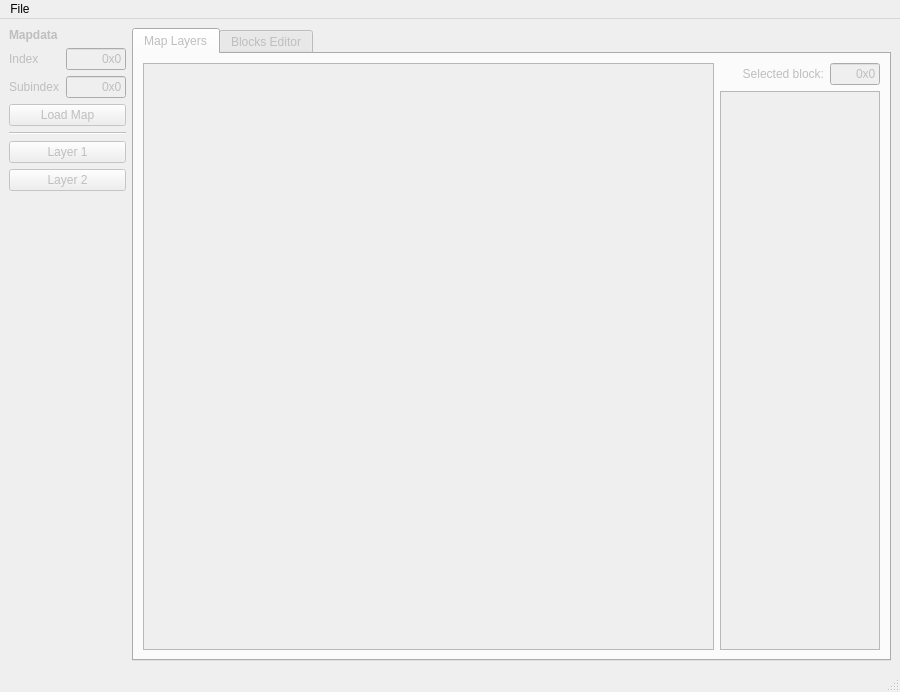
<?xml version="1.0" encoding="UTF-8"?>
<ui version="4.0">
 <class>MainWindow</class>
 <widget class="QMainWindow" name="MainWindow">
  <property name="geometry">
   <rect>
    <x>0</x>
    <y>0</y>
    <width>900</width>
    <height>692</height>
   </rect>
  </property>
  <property name="sizePolicy">
   <sizepolicy hsizetype="Fixed" vsizetype="Fixed">
    <horstretch>0</horstretch>
    <verstretch>0</verstretch>
   </sizepolicy>
  </property>
  <property name="windowTitle">
   <string>MQEQ - Map &quot;Editor&quot;</string>
  </property>
  <widget class="QWidget" name="centralwidget">
   <property name="enabled">
    <bool>false</bool>
   </property>
   <layout class="QHBoxLayout" name="horizontalLayout">
    <property name="sizeConstraint">
     <enum>QLayout::SetDefaultConstraint</enum>
    </property>
    <item>
     <layout class="QVBoxLayout" name="verticalLayout">
      <property name="sizeConstraint">
       <enum>QLayout::SetDefaultConstraint</enum>
      </property>
      <item>
       <widget class="QLabel" name="label">
        <property name="sizePolicy">
         <sizepolicy hsizetype="Minimum" vsizetype="Minimum">
          <horstretch>0</horstretch>
          <verstretch>0</verstretch>
         </sizepolicy>
        </property>
        <property name="maximumSize">
         <size>
          <width>200</width>
          <height>16777215</height>
         </size>
        </property>
        <property name="font">
         <font>
          <weight>75</weight>
          <bold>true</bold>
         </font>
        </property>
        <property name="text">
         <string>Mapdata</string>
        </property>
       </widget>
      </item>
      <item>
       <layout class="QGridLayout" name="gridLayout">
        <item row="1" column="0">
         <widget class="QLabel" name="label_3">
          <property name="text">
           <string>Subindex</string>
          </property>
         </widget>
        </item>
        <item row="0" column="0">
         <widget class="QLabel" name="label_2">
          <property name="text">
           <string>Index</string>
          </property>
         </widget>
        </item>
        <item row="0" column="1">
         <widget class="QLineEdit" name="map_index_ledit">
          <property name="sizePolicy">
           <sizepolicy hsizetype="Maximum" vsizetype="Fixed">
            <horstretch>0</horstretch>
            <verstretch>0</verstretch>
           </sizepolicy>
          </property>
          <property name="maximumSize">
           <size>
            <width>60</width>
            <height>16777215</height>
           </size>
          </property>
          <property name="text">
           <string>0x0</string>
          </property>
          <property name="alignment">
           <set>Qt::AlignRight|Qt::AlignTrailing|Qt::AlignVCenter</set>
          </property>
         </widget>
        </item>
        <item row="1" column="1">
         <widget class="QLineEdit" name="map_subindex_ledit">
          <property name="sizePolicy">
           <sizepolicy hsizetype="Maximum" vsizetype="Fixed">
            <horstretch>0</horstretch>
            <verstretch>0</verstretch>
           </sizepolicy>
          </property>
          <property name="maximumSize">
           <size>
            <width>60</width>
            <height>16777215</height>
           </size>
          </property>
          <property name="text">
           <string>0x0</string>
          </property>
          <property name="alignment">
           <set>Qt::AlignRight|Qt::AlignTrailing|Qt::AlignVCenter</set>
          </property>
         </widget>
        </item>
       </layout>
      </item>
      <item>
       <widget class="QPushButton" name="loadmap_button">
        <property name="text">
         <string>Load Map</string>
        </property>
       </widget>
      </item>
      <item>
       <widget class="Line" name="line">
        <property name="orientation">
         <enum>Qt::Horizontal</enum>
        </property>
       </widget>
      </item>
      <item>
       <widget class="QPushButton" name="layer1_button">
        <property name="enabled">
         <bool>false</bool>
        </property>
        <property name="text">
         <string>Layer 1</string>
        </property>
       </widget>
      </item>
      <item>
       <widget class="QPushButton" name="layer2_button">
        <property name="enabled">
         <bool>false</bool>
        </property>
        <property name="text">
         <string>Layer 2</string>
        </property>
       </widget>
      </item>
      <item>
       <spacer name="verticalSpacer_2">
        <property name="orientation">
         <enum>Qt::Vertical</enum>
        </property>
        <property name="sizeHint" stdset="0">
         <size>
          <width>20</width>
          <height>40</height>
         </size>
        </property>
       </spacer>
      </item>
     </layout>
    </item>
    <item>
     <widget class="QTabWidget" name="tabWidget">
      <property name="currentIndex">
       <number>0</number>
      </property>
      <widget class="QWidget" name="maplayers_tab">
       <attribute name="title">
        <string>Map Layers</string>
       </attribute>
       <layout class="QGridLayout" name="gridLayout_2">
        <item row="1" column="1" colspan="2">
         <widget class="QGraphicsView" name="blocks_view">
          <property name="sizePolicy">
           <sizepolicy hsizetype="Maximum" vsizetype="Expanding">
            <horstretch>0</horstretch>
            <verstretch>0</verstretch>
           </sizepolicy>
          </property>
          <property name="maximumSize">
           <size>
            <width>160</width>
            <height>16777215</height>
           </size>
          </property>
         </widget>
        </item>
        <item row="0" column="1">
         <widget class="QLabel" name="label_4">
          <property name="layoutDirection">
           <enum>Qt::LeftToRight</enum>
          </property>
          <property name="text">
           <string>Selected block:</string>
          </property>
          <property name="alignment">
           <set>Qt::AlignRight|Qt::AlignTrailing|Qt::AlignVCenter</set>
          </property>
         </widget>
        </item>
        <item row="0" column="0" rowspan="2">
         <widget class="QGraphicsView" name="map_layer_view"/>
        </item>
        <item row="0" column="2">
         <widget class="QLineEdit" name="selected_block_ledit">
          <property name="maximumSize">
           <size>
            <width>50</width>
            <height>16777215</height>
           </size>
          </property>
          <property name="text">
           <string>0x0</string>
          </property>
          <property name="alignment">
           <set>Qt::AlignRight|Qt::AlignTrailing|Qt::AlignVCenter</set>
          </property>
         </widget>
        </item>
       </layout>
      </widget>
      <widget class="QWidget" name="blockeditor_tab">
       <attribute name="title">
        <string>Blocks Editor</string>
       </attribute>
       <layout class="QGridLayout" name="gridLayout_5">
        <item row="0" column="0" rowspan="3">
         <widget class="QGraphicsView" name="blocks_view_2">
          <property name="sizePolicy">
           <sizepolicy hsizetype="Minimum" vsizetype="Expanding">
            <horstretch>0</horstretch>
            <verstretch>0</verstretch>
           </sizepolicy>
          </property>
          <property name="minimumSize">
           <size>
            <width>160</width>
            <height>0</height>
           </size>
          </property>
          <property name="maximumSize">
           <size>
            <width>160</width>
            <height>16777215</height>
           </size>
          </property>
         </widget>
        </item>
        <item row="0" column="2">
         <layout class="QGridLayout" name="gridLayout_3">
          <property name="sizeConstraint">
           <enum>QLayout::SetDefaultConstraint</enum>
          </property>
          <item row="1" column="2">
           <widget class="QLabel" name="label_15">
            <property name="text">
             <string>Palette:</string>
            </property>
           </widget>
          </item>
          <item row="2" column="3">
           <widget class="QLineEdit" name="selected_tile_ledit">
            <property name="maximumSize">
             <size>
              <width>50</width>
              <height>16777215</height>
             </size>
            </property>
            <property name="text">
             <string>0x0</string>
            </property>
            <property name="alignment">
             <set>Qt::AlignRight|Qt::AlignTrailing|Qt::AlignVCenter</set>
            </property>
           </widget>
          </item>
          <item row="1" column="3">
           <widget class="QComboBox" name="palette_combobox">
            <property name="maximumSize">
             <size>
              <width>60</width>
              <height>16777215</height>
             </size>
            </property>
            <property name="layoutDirection">
             <enum>Qt::LeftToRight</enum>
            </property>
            <item>
             <property name="text">
              <string>1</string>
             </property>
            </item>
            <item>
             <property name="text">
              <string>2</string>
             </property>
            </item>
            <item>
             <property name="text">
              <string>3</string>
             </property>
            </item>
            <item>
             <property name="text">
              <string>4</string>
             </property>
            </item>
            <item>
             <property name="text">
              <string>5</string>
             </property>
            </item>
            <item>
             <property name="text">
              <string>6</string>
             </property>
            </item>
            <item>
             <property name="text">
              <string>7</string>
             </property>
            </item>
            <item>
             <property name="text">
              <string>8</string>
             </property>
            </item>
            <item>
             <property name="text">
              <string>9</string>
             </property>
            </item>
            <item>
             <property name="text">
              <string>10</string>
             </property>
            </item>
            <item>
             <property name="text">
              <string>11</string>
             </property>
            </item>
            <item>
             <property name="text">
              <string>12</string>
             </property>
            </item>
            <item>
             <property name="text">
              <string>13</string>
             </property>
            </item>
            <item>
             <property name="text">
              <string>14</string>
             </property>
            </item>
            <item>
             <property name="text">
              <string>15</string>
             </property>
            </item>
            <item>
             <property name="text">
              <string>16</string>
             </property>
            </item>
           </widget>
          </item>
          <item row="2" column="2">
           <widget class="QLabel" name="label_5">
            <property name="text">
             <string>Selected tile:</string>
            </property>
           </widget>
          </item>
          <item row="1" column="0" rowspan="2">
           <widget class="QGraphicsView" name="selected_tile_view">
            <property name="maximumSize">
             <size>
              <width>24</width>
              <height>24</height>
             </size>
            </property>
           </widget>
          </item>
          <item row="0" column="1" rowspan="3">
           <spacer name="horizontalSpacer_2">
            <property name="orientation">
             <enum>Qt::Horizontal</enum>
            </property>
            <property name="sizeHint" stdset="0">
             <size>
              <width>40</width>
              <height>20</height>
             </size>
            </property>
           </spacer>
          </item>
          <item row="0" column="2" colspan="2">
           <spacer name="verticalSpacer_3">
            <property name="orientation">
             <enum>Qt::Vertical</enum>
            </property>
            <property name="sizeHint" stdset="0">
             <size>
              <width>20</width>
              <height>40</height>
             </size>
            </property>
           </spacer>
          </item>
         </layout>
        </item>
        <item row="1" column="2">
         <widget class="QGraphicsView" name="tileset_view_2">
          <property name="sizePolicy">
           <sizepolicy hsizetype="MinimumExpanding" vsizetype="MinimumExpanding">
            <horstretch>0</horstretch>
            <verstretch>0</verstretch>
           </sizepolicy>
          </property>
          <property name="minimumSize">
           <size>
            <width>270</width>
            <height>400</height>
           </size>
          </property>
          <property name="maximumSize">
           <size>
            <width>288</width>
            <height>400</height>
           </size>
          </property>
         </widget>
        </item>
        <item row="0" column="1">
         <layout class="QGridLayout" name="gridLayout_4">
          <item row="1" column="0">
           <widget class="QCheckBox" name="flipX_checkbox">
            <property name="sizePolicy">
             <sizepolicy hsizetype="Preferred" vsizetype="Preferred">
              <horstretch>0</horstretch>
              <verstretch>0</verstretch>
             </sizepolicy>
            </property>
            <property name="layoutDirection">
             <enum>Qt::LeftToRight</enum>
            </property>
            <property name="text">
             <string>Flip X</string>
            </property>
           </widget>
          </item>
          <item row="2" column="0">
           <widget class="QCheckBox" name="flipY_checkbox">
            <property name="text">
             <string>Flip Y</string>
            </property>
           </widget>
          </item>
          <item row="0" column="0" colspan="3">
           <layout class="QHBoxLayout" name="horizontalLayout_5">
            <item>
             <spacer name="horizontalSpacer">
              <property name="orientation">
               <enum>Qt::Horizontal</enum>
              </property>
              <property name="sizeHint" stdset="0">
               <size>
                <width>40</width>
                <height>20</height>
               </size>
              </property>
             </spacer>
            </item>
            <item>
             <widget class="QGraphicsView" name="selected_block_view">
              <property name="sizePolicy">
               <sizepolicy hsizetype="Maximum" vsizetype="Maximum">
                <horstretch>0</horstretch>
                <verstretch>0</verstretch>
               </sizepolicy>
              </property>
              <property name="maximumSize">
               <size>
                <width>48</width>
                <height>48</height>
               </size>
              </property>
             </widget>
            </item>
            <item>
             <spacer name="horizontalSpacer_3">
              <property name="orientation">
               <enum>Qt::Horizontal</enum>
              </property>
              <property name="sizeHint" stdset="0">
               <size>
                <width>40</width>
                <height>20</height>
               </size>
              </property>
             </spacer>
            </item>
           </layout>
          </item>
          <item row="2" column="1">
           <widget class="QLabel" name="label_6">
            <property name="text">
             <string>Behaviours: </string>
            </property>
           </widget>
          </item>
          <item row="2" column="2">
           <widget class="QLineEdit" name="block_behaviours_ledit">
            <property name="sizePolicy">
             <sizepolicy hsizetype="Minimum" vsizetype="Fixed">
              <horstretch>0</horstretch>
              <verstretch>0</verstretch>
             </sizepolicy>
            </property>
            <property name="minimumSize">
             <size>
              <width>4</width>
              <height>0</height>
             </size>
            </property>
            <property name="maximumSize">
             <size>
              <width>60</width>
              <height>16777215</height>
             </size>
            </property>
           </widget>
          </item>
         </layout>
        </item>
        <item row="1" column="1">
         <widget class="QGraphicsView" name="tileset_view_1">
          <property name="sizePolicy">
           <sizepolicy hsizetype="MinimumExpanding" vsizetype="MinimumExpanding">
            <horstretch>0</horstretch>
            <verstretch>0</verstretch>
           </sizepolicy>
          </property>
          <property name="minimumSize">
           <size>
            <width>270</width>
            <height>400</height>
           </size>
          </property>
          <property name="maximumSize">
           <size>
            <width>288</width>
            <height>400</height>
           </size>
          </property>
         </widget>
        </item>
        <item row="0" column="3" rowspan="2">
         <spacer name="horizontalSpacer_4">
          <property name="orientation">
           <enum>Qt::Horizontal</enum>
          </property>
          <property name="sizeType">
           <enum>QSizePolicy::Expanding</enum>
          </property>
          <property name="sizeHint" stdset="0">
           <size>
            <width>0</width>
            <height>0</height>
           </size>
          </property>
         </spacer>
        </item>
        <item row="2" column="1" colspan="2">
         <spacer name="verticalSpacer">
          <property name="orientation">
           <enum>Qt::Vertical</enum>
          </property>
          <property name="sizeHint" stdset="0">
           <size>
            <width>20</width>
            <height>40</height>
           </size>
          </property>
         </spacer>
        </item>
       </layout>
      </widget>
     </widget>
    </item>
   </layout>
  </widget>
  <widget class="QMenuBar" name="menubar">
   <property name="geometry">
    <rect>
     <x>0</x>
     <y>0</y>
     <width>900</width>
     <height>25</height>
    </rect>
   </property>
   <widget class="QMenu" name="menuFile">
    <property name="title">
     <string>File</string>
    </property>
    <addaction name="action_Open_ROM"/>
    <addaction name="action_Save"/>
   </widget>
   <addaction name="menuFile"/>
  </widget>
  <widget class="QStatusBar" name="statusbar"/>
  <action name="action_Open_ROM">
   <property name="text">
    <string>Open ROM</string>
   </property>
  </action>
  <action name="actionSave">
   <property name="text">
    <string>Save</string>
   </property>
  </action>
  <action name="actionSave_2">
   <property name="enabled">
    <bool>false</bool>
   </property>
   <property name="text">
    <string>Save</string>
   </property>
  </action>
  <action name="actionNew">
   <property name="text">
    <string>New</string>
   </property>
  </action>
  <action name="action">
   <property name="text">
    <string>Save</string>
   </property>
  </action>
  <action name="actionExit">
   <property name="text">
    <string>Exit</string>
   </property>
  </action>
  <action name="action_Save">
   <property name="enabled">
    <bool>true</bool>
   </property>
   <property name="text">
    <string>Save</string>
   </property>
  </action>
 </widget>
 <resources/>
 <connections/>
</ui>
